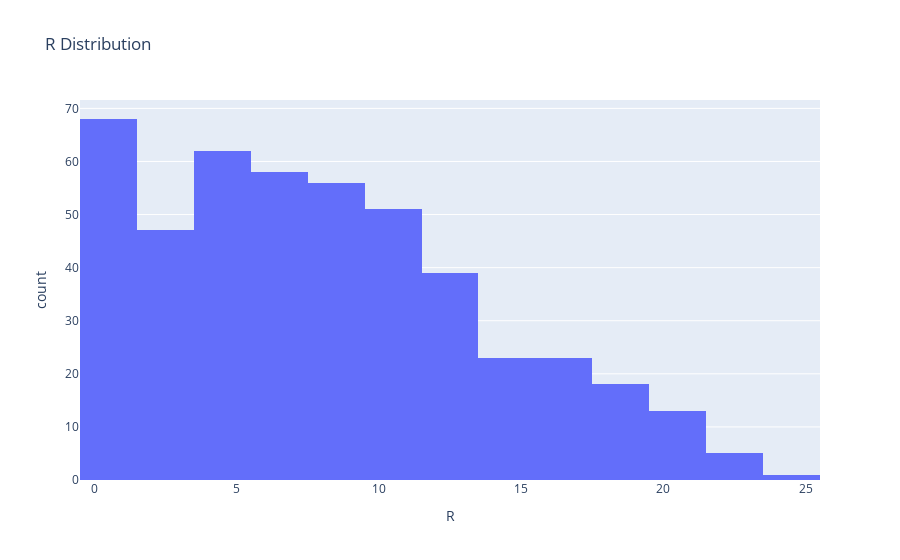

Notebook code cell kept with this figure:
### Markdown cell above
Historgram of R

### Code cell
fig = px.histogram(merged_stats, x='R', nbins=20, title='R Distribution', labels={'R': 'R'})
fig.show()

### Figure 1 — Plotly figure (JSON) as saved in the notebook; plotly's stock layout.template omitted (floating-point values rounded to 4 significant figures; data arrays with more than 128 entries replaced by an {"elided": "..."} marker saying what was removed)
{"data": [{"alignmentgroup": "True", "bingroup": "x", "hovertemplate": "R=%{x}<br>count=%{y}<extra></extra>", "legendgroup": "", "marker": {"color": "#636efa", "pattern": {"shape": ""}}, "name": "", "nbinsx": 20, "offsetgroup": "", "orientation": "v", "showlegend": false, "type": "histogram", "x": {"elided": "464 int values"}, "xaxis": "x", "yaxis": "y"}], "layout": {"autosize": true, "barmode": "relative", "legend": {"tracegroupgap": 0}, "title": {"text": "R Distribution"}, "xaxis": {"anchor": "y", "autorange": true, "domain": [0, 1], "range": [-0.5, 25.5], "title": {"text": "R"}, "type": "linear"}, "yaxis": {"anchor": "x", "autorange": true, "domain": [0, 1], "range": [0, 71.58], "title": {"text": "count"}}}}
